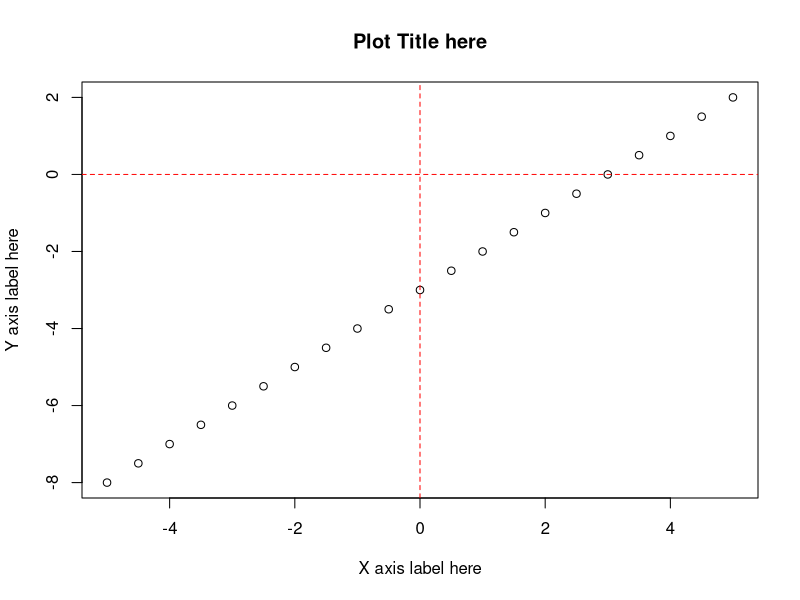
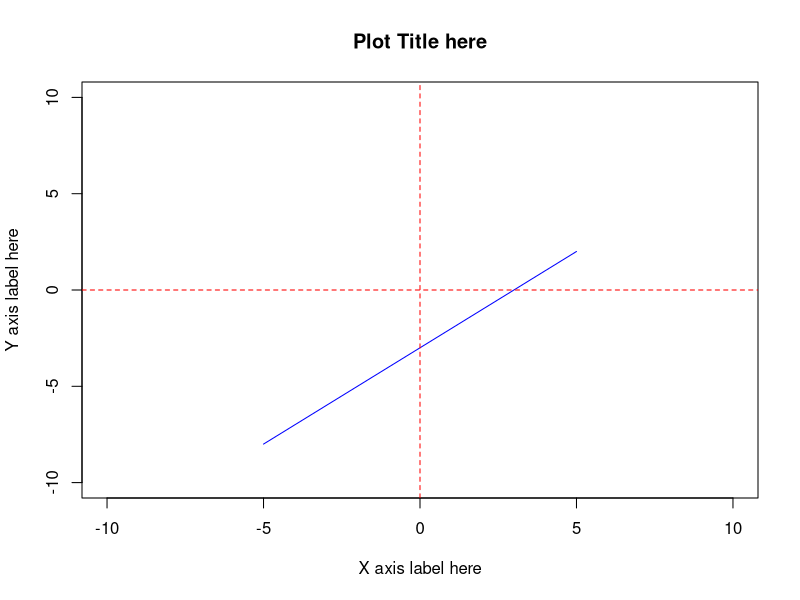
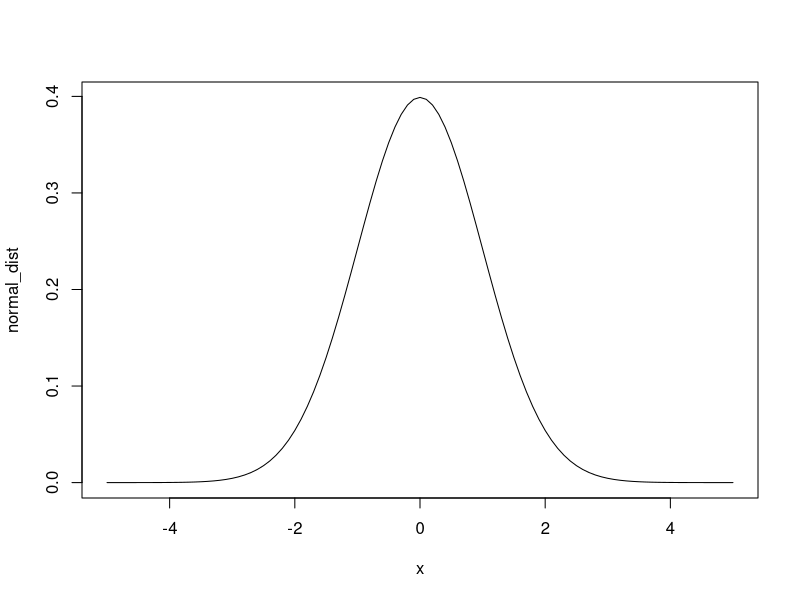
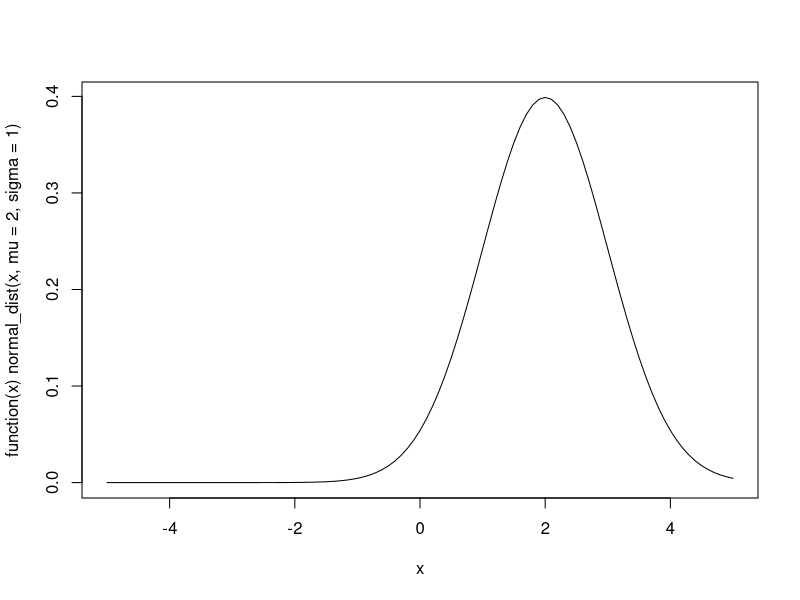
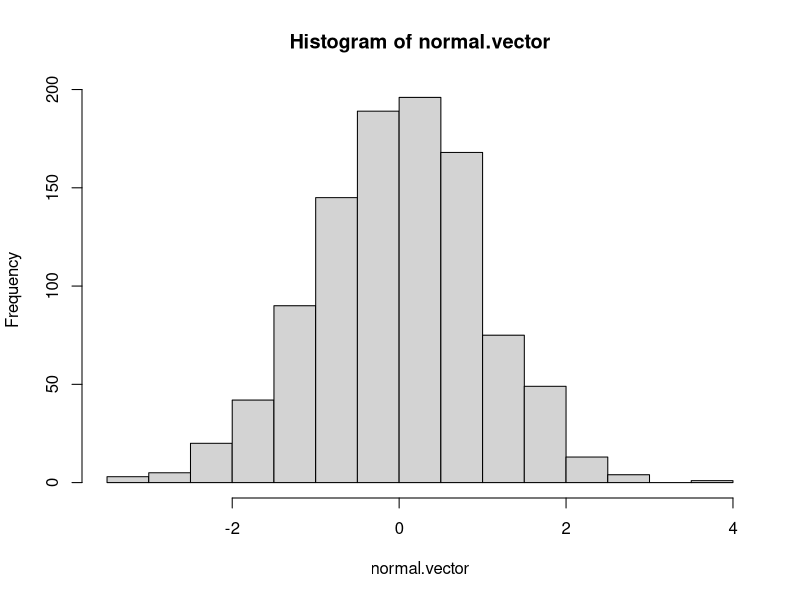
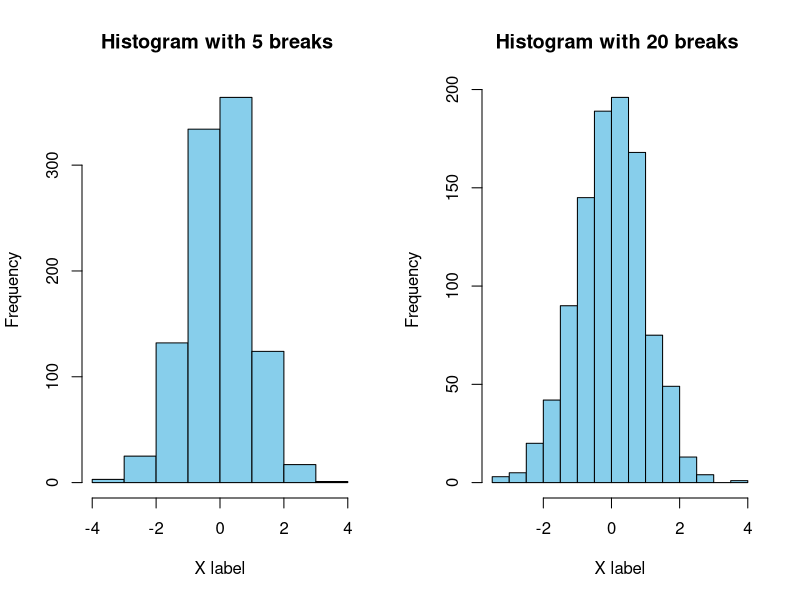
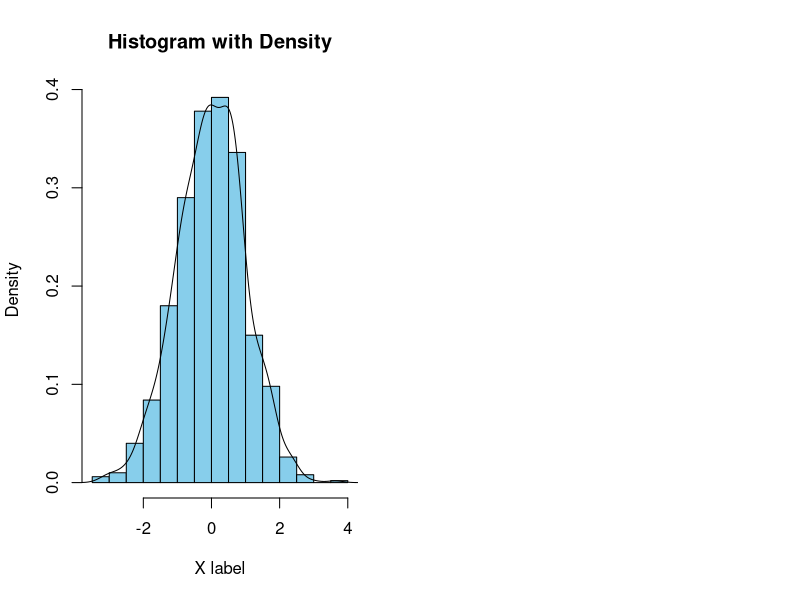
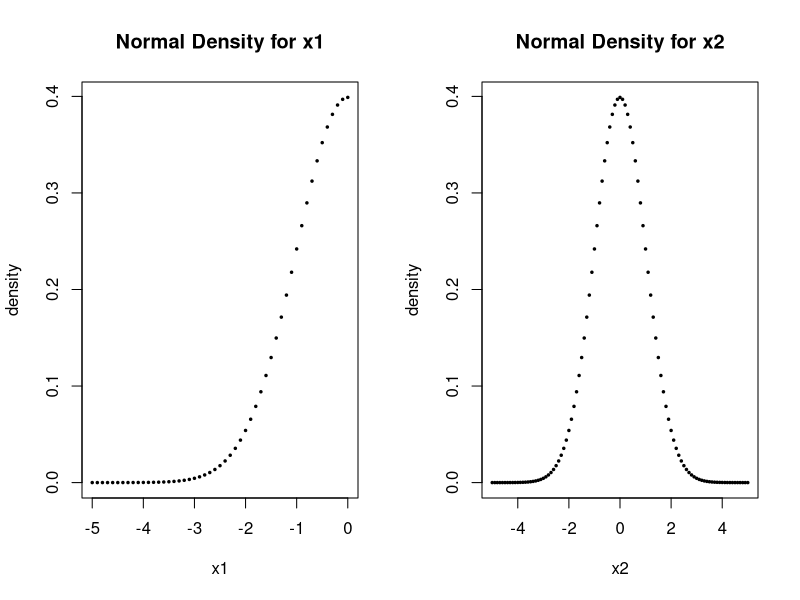

Write R code to recreate these figures, in order.
## ---- chunk 1

x <- seq(-5, 5, by = 0.5) 

y <- x - 3

plot(x, y, 
     xlab = "X axis label here", 
     ylab = "Y axis label here", 
     main = "Plot Title here")

# These two lines draw the red dotted lines marking x = 0, y = 0
# the abline function adds custom lines to the plot generated above
abline(h = 0, lty = 2, col = 'red')
abline(v = 0, lty = 2, col = 'red')

## ---- chunk 2

plot(x, y,                       # input data
     type = 'l',                 # specifying type, 'p' for points 'l' for lines
     xlab = "X axis label here", # x axis label
     ylab = "Y axis label here", # y axis label
     main = "Plot Title here", # main title
     xlim = c(-10,10), # setting range for x
     ylim = c(-10,10), # setting range for y
     col = 'blue')     # set the color for data points 

# col can be a color name defined in R or a color generated by the function rgb()  
# or a code for a color. (google R colors for more help!)

# the abline function adds custom lines to the plot generated above
abline(h = 0, lty = 2, col = 'red')
abline(v = 0, lty = 2, col = 'red')

## ---- chunk 3

normal_dist <- function(x, mu = 0, sigma =1) {
  1/ (sigma * sqrt(2 * pi)) * exp( - ((x - mu)^2) / (2 * sigma ^ 2) )
}

plot(normal_dist, xlim = c(-5,5))

## ---- chunk 4

plot(function(x) normal_dist(x, mu = 2, sigma = 1), xlim = c(-5,5))

## ---- chunk 5
normal.vector <- rnorm(1000) 

# rnorm() generates random points from a normal distribution
# more information about this function will be covered in the next section                     
     
# most basic form
hist(normal.vector)
## ---- chunk 6

# adding options

par(mfrow = c(1,2))

hist(normal.vector,                   # input data
     xlab = "X label",                # x axis label
     main = "Histogram with 5 breaks ", # main title 
     col = "skyblue", # setting the fill color for bars
     breaks = 5) # breaks specifies the number of bins

hist(normal.vector,                   # input data
     xlab = "X label",                # x axis label
     main = "Histogram with 20 breaks ", # main title 
     col = "skyblue", # setting the fill color for bars
     breaks = 20) # breaks specifies the number of bins

## ---- chunk 7
hist(normal.vector,                   # input data
     xlab = "X label",                # x axis label
     main = "Histogram with Density", # main title 
     col = "skyblue", # setting the fill color for bars
     probability = TRUE) # Density instead of counts 

lines(density(normal.vector)) # add a density line to the histogram
## ---- chunk 8

# Generate 5 samples drawn from a normal distribution with mean = 0 and sd = 1
rnorm(n = 5, mean = 0, sd = 1)
## ---- chunk 9
par(mfrow = c(1,2)) # setting layout for plots ( 1 x 2 plot window)

x1 <- seq(-5, 0, by = 0.1) 

plot(x1, dnorm(x1, mean = 0,sd = 1),
     ylab = "density", 
     main = "Normal Density for x1",
     pch = 20, cex = 0.5) # pch option changes the style for points 

x2 <- seq(-5, 5, by = 0.1)

plot(x2, dnorm(x2, mean = 0,sd = 1), 
     ylab = "density", 
     main = "Normal Density for x2",
     pch = 20, cex = 0.5) # pch option changes the style for points 


## ---- chunk 10

plot(x2, dnorm(x2, mean = 0,sd = 1), 
     ylab = "density", 
     main = "Cumulative density, x = -1",
     type = 'l')

x_cord <- c(-5,seq(-5,-1, by = 0.1),-1)
y_cord <- c(0,dnorm(seq(-5,-1, by = 0.1)),0)
polygon(x_cord, y_cord, col = 'skyblue')
## ---- chunk 11
pnorm(-1, mean = 0,sd = 1)
## ---- chunk 12
plot(x2, dnorm(x2, mean = 0,sd = 1), 
     ylab = "density", 
     main = "Cumulative density, x = 1",
     type = 'l')

x_cord <- c(-5,seq(-5,1, by = 0.1),1)
y_cord <- c(0,dnorm(seq(-5,1, by = 0.1)),0)
polygon(x_cord, y_cord, col = 'skyblue')
## ---- chunk 13
pnorm(1, mean = 0,sd = 1)
## ---- chunk 14
plot(x2, dnorm(x2, mean = 0,sd = 1), 
     ylab = "density", 
     main = "Cumulative density, x = 1 (<-direction)",
     type = 'l')

x_cord <- c(1,seq(1,5, by = 0.1),5)
y_cord <- c(0,dnorm(seq(1,5, by = 0.1)),0)
polygon(x_cord, y_cord, col = 'skyblue')
## ---- chunk 15
pnorm(1, mean = 0,sd = 1, lower.tail = FALSE)
## ---- chunk 16
plot(x2, dnorm(x2, mean = 0,sd = 1), 
     ylab = "density", 
     main = "0.1, 0.5, 0.75 - Quantile Values",
     type = 'l')

abline(v = qnorm(0.1), lty = 2, col = 'red')
abline(v = qnorm(0.5), lty = 2, col = 'red')
abline(v = qnorm(0.75), lty = 2, col = 'red')

## ---- chunk 17
qnorm(0.1, mean = 0,sd = 1)  
qnorm(0.5, mean = 0,sd = 1)  
qnorm(0.75, mean = 0,sd = 1)  
## ---- chunk 18
x <- seq(-5, 5, by = 0.5) 

y <- 2 * x

plot(x,y)
abline(v = 0, lty = 2, col = 'red')
abline(h = 0, lty = 2, col = 'red')

x_cord <- c(0,1,2,2)
y_cord <- c(0,2,4,0)
polygon(x_cord, y_cord, col = 'skyblue')
## ---- chunk 19
pnorm_viz <- function(input_value){
    x_range <- seq(-5,5, by = 0.1)
    plot(x_range, dnorm(x_range, mean = 0,sd = 1), 
       ylab = "density", 
       main = "Normal distribution from -5 to 5",
       type = 'l')
    
    poly_sequence <- seq(-5,input_value, by = 0.1)
    x_cord <- c(-5,poly_sequence,input_value)
    y_cord <- c(0,dnorm(poly_sequence),0)
    polygon(x_cord, y_cord, col = 'skyblue')
    cat("Area Under the Curve = ", pnorm(input_value), "\n")
}
## ---- chunk 20
pnorm_viz(-1.5)
